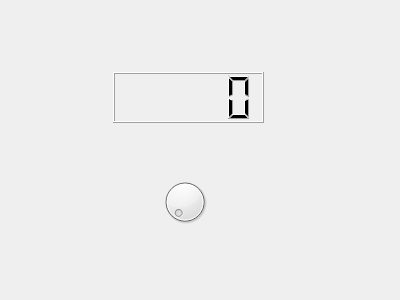
<?xml version="1.0" encoding="UTF-8"?>
<ui version="4.0">
 <class>Form</class>
 <widget class="QWidget" name="Form">
  <property name="geometry">
   <rect>
    <x>0</x>
    <y>0</y>
    <width>400</width>
    <height>300</height>
   </rect>
  </property>
  <property name="windowTitle">
   <string>Form</string>
  </property>
  <property name="windowIcon">
   <iconset resource="myres.qrc">
    <normaloff>:/ico/res/icon/clock.ico</normaloff>:/ico/res/icon/clock.ico</iconset>
  </property>
  <widget class="QLCDNumber" name="lcdNumber">
   <property name="geometry">
    <rect>
     <x>113</x>
     <y>72</y>
     <width>151</width>
     <height>51</height>
    </rect>
   </property>
  </widget>
  <widget class="QDial" name="dial">
   <property name="geometry">
    <rect>
     <x>160</x>
     <y>170</y>
     <width>50</width>
     <height>64</height>
    </rect>
   </property>
  </widget>
 </widget>
 <resources>
  <include location="myres.qrc"/>
 </resources>
 <connections>
  <connection>
   <sender>dial</sender>
   <signal>actionTriggered(int)</signal>
   <receiver>lcdNumber</receiver>
   <slot>display(int)</slot>
   <hints>
    <hint type="sourcelabel">
     <x>184</x>
     <y>197</y>
    </hint>
    <hint type="destinationlabel">
     <x>182</x>
     <y>109</y>
    </hint>
   </hints>
  </connection>
 </connections>
</ui>
